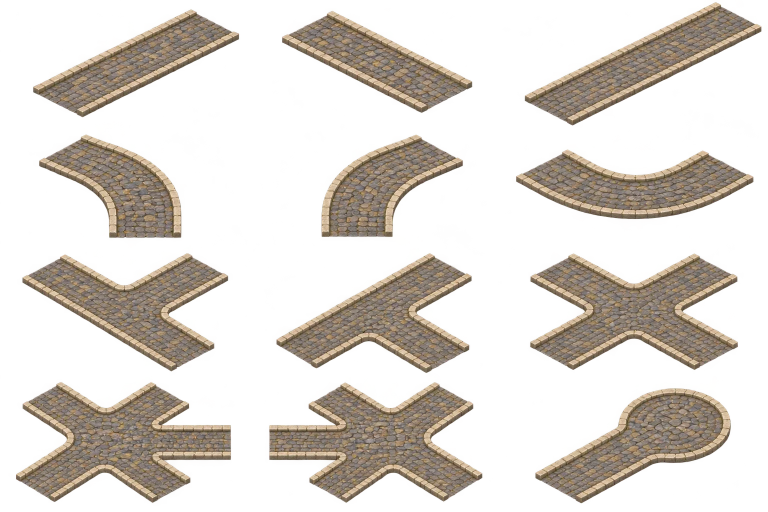
#> input picture assets/village-town/ground/road-sheet-source.webp, 1536 x 1024 px (shown at 1/2 size)
$ python build-road-strips.py
#> lines starting #> are read from the running program, lines starting #| are printed output that depends on the picture
"""v98.885 · real 3D curb strips for the village roads, cut from the supplied road sheet.
Each straight piece of the sheet is warped (its 4 corners → the exact 2:1 grid) and the curb band of each of its two edges is cut out as 4-cell windows
(4 edge types: outward normal NW/SE = pieces A,C · NE/SW = piece B). Run: python3 tools/build-road-strips.py"""
from PIL import Image, ImageFilter
import numpy as np, math, json
import os
ROOT=os.path.join(os.path.dirname(os.path.abspath(__file__)),'..')
SRC=os.path.join(ROOT,'assets/village-town/ground/road-sheet-source.webp')
spr=np.array(Image.open(SRC).convert('RGBA')).astype(float)
def sample(px,py):
    H,W=spr.shape[:2]; px=np.clip(px,0,W-1.001); py=np.clip(py,0,H-1.001); xi=px.astype(int); yi=py.astype(int); fx=(px-xi)[...,None]; fy=(py-yi)[...,None]
    # premultiplied bilinear
    def g(dy,dx):
        v=spr[yi+dy,xi+dx].copy(); v[...,:3]*=v[...,3:4]/255; return v
    out=g(0,0)*(1-fx)*(1-fy)+g(0,1)*fx*(1-fy)+g(1,0)*(1-fx)*fy+g(1,1)*fx*fy
    a=out[...,3:4]; rgb=np.where(a>1e-3,out[...,:3]/np.maximum(a/255,1e-6),0); return np.concatenate([rgb,a],-1)
S=3
# tile defs: bbox origin, left corner (origin of s,t), e1 (along run, sprite px), e2 (across, sprite px, 4 cells)
TILES={
 'A':dict(o=(66,4),  left=(0,175),   e1=(316,-161),  e2=(98,55),   sv=(28,-14), tv=(28,14)),
 'C':dict(o=(1049,4),left=(0,192.5), e1=(382,-192.5),e2=(95.5,53.5),sv=(28,-14), tv=(28,14)),
 'B':dict(o=(564,4), left=(0,74.5),  e1=(279,146.5), e2=(100,-57.5),sv=(28,14),  tv=(28,-14)),
}
def render(tile,s0,Lw,t0,t1,flip_t=False,pad=0.0):
    d=TILES[tile]; sv=np.array(d['sv'],float); tv=np.array(d['tv'],float)
    # bbox of the band parallelogram in game px
    corners=[s*sv+t*tv for s in (0,Lw) for t in (t0,t1)]
    xs=[c[0] for c in corners]; ys=[c[1] for c in corners]; x0,x1,y0,y1=min(xs),max(xs),min(ys),max(ys)
    W=int(math.ceil((x1-x0)*S))+2; H=int(math.ceil((y1-y0)*S))+2
    gy,gx=np.mgrid[0:H,0:W]; wx=x0+gx/S; wy=y0+gy/S
    M=np.array([[sv[0],tv[0]],[sv[1],tv[1]]]); Mi=np.linalg.inv(M); st=np.einsum('ij,jyx->iyx',Mi,np.array([wx,wy]))
    s=st[0]; t=st[1]
    pxcell=abs(d['e2'][0])/4; Ls=abs(d['e1'][0])/pxcell
    sa=s0+s; sx=np.array(d['o'])[0]+d['left'][0]+sa/Ls*d['e1'][0]+t/4*d['e2'][0]; sy=np.array(d['o'])[1]+d['left'][1]+sa/Ls*d['e1'][1]+t/4*d['e2'][1]
    out=sample(sx,sy)
    inside=(s>=0)&(s<=Lw)&(t>=t0)&(t<=t1)
    # feather the t edges a little, hard cut on s (windows abut)
    out[...,3]*=inside
    return out,(x0,y0,W,H)

import json
S2=2   # px per world px in the atlas
S=S2
BANDS={'A_far':('A',-0.12,0.60),'A_near':('A',3.40,4.55),'B_near':('B',-0.58,0.50),'B_far':('B',3.42,4.15)}
# source windows (tile, s0): window length 4 cells
SRCS={'A':[('A',0),('A',4),('A',8),('C',0),('C',4),('C',8),('C',11)],'B':[('B',0),('B',4),('B',7)]}
atlas=[];meta={}
y=0; W=0; ims=[]
for typ,(axis,t0,t1) in BANDS.items():
    meta[typ]=[]
    for tile,s0 in SRCS[axis]:
        # for the C-tile the band offsets are the same (same orientation / same 4-cell width)
        o,(x0,y0,w,h)=render(tile,float(s0),4.0,t0,t1)
        im=Image.fromarray(np.clip(o,0,255).astype(np.uint8),'RGBA')
        # unsharp (the sprites are small and soft)
        rgb=im.convert('RGB').filter(ImageFilter.UnsharpMask(radius=1.6,percent=90,threshold=2)); im=Image.merge('RGBA',(*rgb.split(),im.split()[3]))
        ims.append((typ,tile,s0,im,x0,y0)); W=max(W,im.width)
#> this loop made 4 passes
#> pass 1, in g, `v = spr[yi + dy, xi + dx].copy()`:
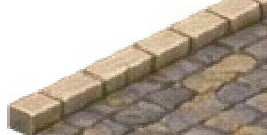
#> v: shape (135, 267, 4) float64; mean R, G, B, A 122.8, 107.8, 86, 163.7; transparent parts drawn white
#> pass 1, in g (call 2), `v = spr[yi + dy, xi + dx].copy()`:
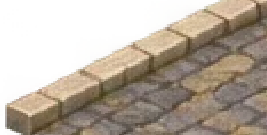
#> v: shape (135, 267, 4) float64; mean R, G, B, A 124.1, 109, 87.1, 165.8; transparent parts drawn white
#> pass 1, in g (call 3), `v = spr[yi + dy, xi + dx].copy()`:
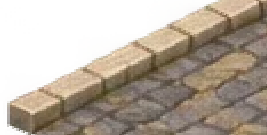
#> v: shape (135, 267, 4) float64; mean R, G, B, A 123.2, 108, 86.7, 166.5; transparent parts drawn white
#> pass 1, in g (call 4), `v = spr[yi + dy, xi + dx].copy()`:
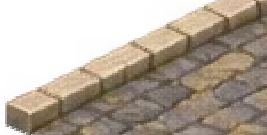
#> v: shape (135, 267, 4) float64; mean R, G, B, A 124.5, 109.3, 87.8, 168.6; transparent parts drawn white
#> after the loop, meta = {'A_far': [], 'A_near': [], 'B_near': [], 'B_far': []}
H=sum(i[3].height+2 for i in ims)
#> H = 2854
atlas=Image.new('RGBA',(W,H),(0,0,0,0)); y=0
#> after `atlas = Image.new('RGBA', (W, H), (0, 0, 0, 0))`: atlas: PIL image 291x2854 RGBA; every value is 0
for typ,tile,s0,im,x0,y0 in ims:
    atlas.paste(im,(0,y)); meta[typ].append(dict(x=0,y=y,w=im.width,h=im.height,ox=round(-x0,3),oy=round(-y0,3))); y+=im.height+2
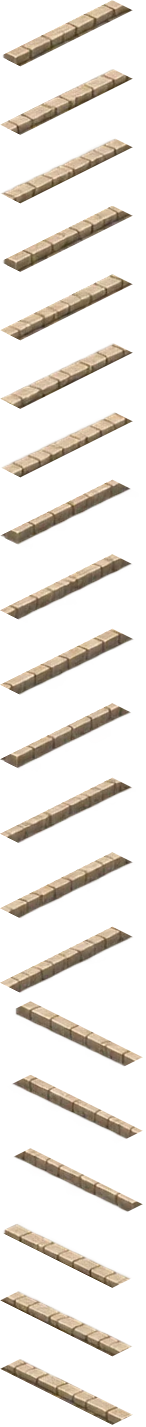
#> atlas: PIL image 291x2854 RGBA (shown at 1/2 size); mean R, G, B, A 100.3, 85.3, 65.9, 50; transparent parts drawn white
#> after the loop, y = 2854
atlas.save(os.path.join(ROOT,'assets/village-town/ground/road-strips.webp'),quality=92); print(atlas.size, {k:len(v) for k,v in meta.items()})
#| (291, 2854) {'A_far': 7, 'A_near': 7, 'B_near': 3, 'B_far': 3}
data=dict(scale=S2,len=4,t={k:[BANDS[k][1],BANDS[k][2]] for k in BANDS},w=meta)
#> data = 4 items
open(os.path.join(ROOT,'js/road-strips-data.js'),'w').write('/* generated by tools/build-road-strips.py */\nwindow.ROAD_STRIPS='+json.dumps(data)+';\n')

$ run again, with assets/village-town/ground/road-curves-source.webp copied over assets/village-town/ground/road-sheet-source.webp
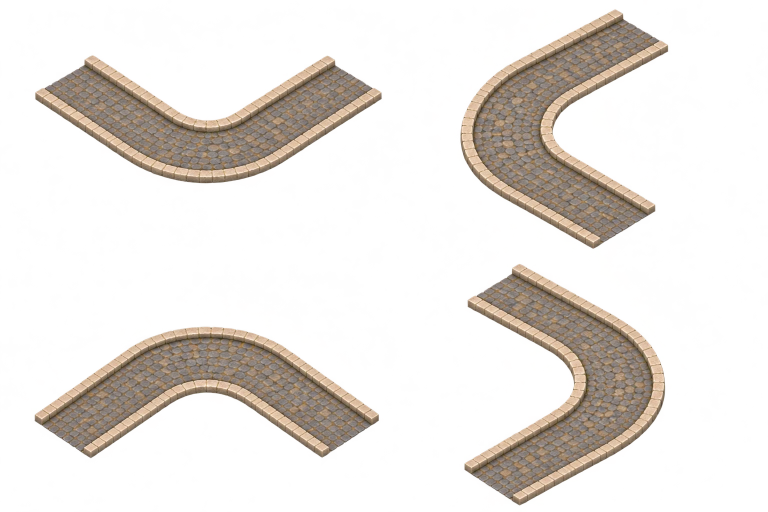
#> input picture assets/village-town/ground/road-curves-source.webp, 1536 x 1024 px (shown at 1/2 size)
#> the loop `for typ,(axis,t0,t1) in BANDS.items():` made 4 passes
#> pass 1, in g (call 4), `v = spr[yi + dy, xi + dx].copy()`:
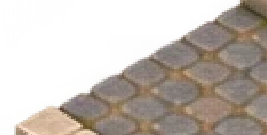
#> v: shape (135, 267, 4) float64; mean R, G, B, A 104.5, 84.2, 72.8, 132.5; transparent parts drawn white
#> after the loop `for typ,(axis,t0,t1) in BANDS.items():`: meta = {'A_far': [], 'A_near': [], 'B_near': [], 'B_far': []}
#> `H=sum(i[3].height+2 for i in ims)`: H = 2854
#> after the loop `for typ,tile,s0,im,x0,y0 in ims:`:
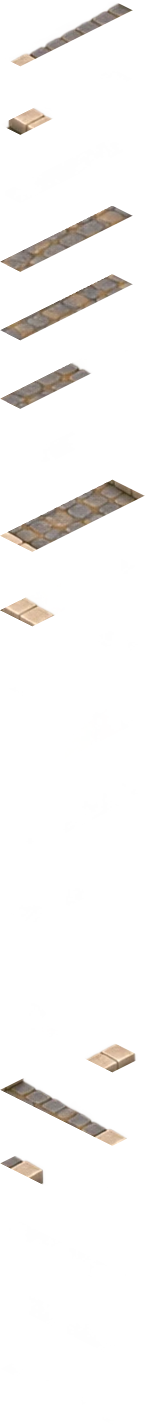
#> atlas: PIL image 291x2854 RGBA (shown at 1/2 size); mean R, G, B, A 57, 45.3, 35.1, 18.5; transparent parts drawn white
#| (291, 2854) {'A_far': 7, 'A_near': 7, 'B_near': 3, 'B_far': 3}
#> data = 4 items
